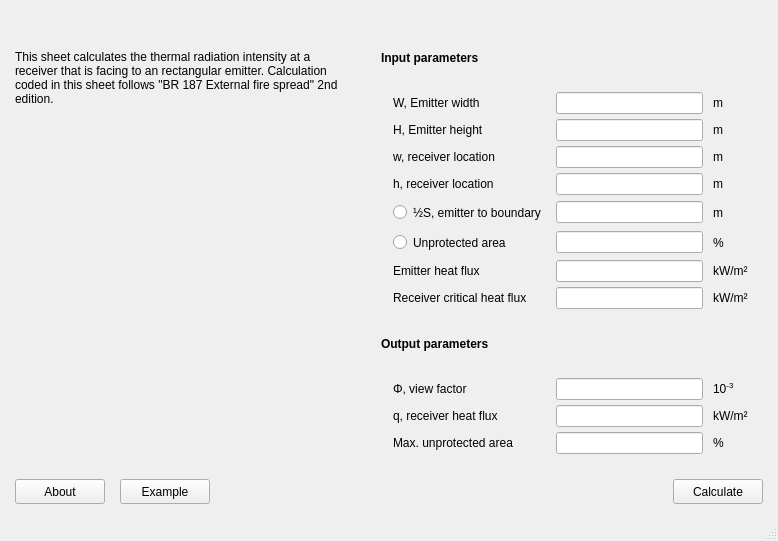
<?xml version="1.0" encoding="UTF-8"?>
<ui version="4.0">
 <class>MainWindow</class>
 <widget class="QMainWindow" name="MainWindow">
  <property name="geometry">
   <rect>
    <x>0</x>
    <y>0</y>
    <width>778</width>
    <height>541</height>
   </rect>
  </property>
  <property name="sizePolicy">
   <sizepolicy hsizetype="Minimum" vsizetype="Minimum">
    <horstretch>0</horstretch>
    <verstretch>0</verstretch>
   </sizepolicy>
  </property>
  <property name="windowTitle">
   <string>MainWindow</string>
  </property>
  <widget class="QWidget" name="centralwidget">
   <layout class="QGridLayout" name="gridLayout_2">
    <property name="leftMargin">
     <number>15</number>
    </property>
    <property name="topMargin">
     <number>15</number>
    </property>
    <property name="rightMargin">
     <number>15</number>
    </property>
    <property name="bottomMargin">
     <number>15</number>
    </property>
    <property name="spacing">
     <number>10</number>
    </property>
    <item row="1" column="0" colspan="2">
     <widget class="QWidget" name="widget_2" native="true">
      <layout class="QHBoxLayout" name="horizontalLayout_3">
       <property name="spacing">
        <number>0</number>
       </property>
       <property name="leftMargin">
        <number>0</number>
       </property>
       <property name="topMargin">
        <number>0</number>
       </property>
       <property name="rightMargin">
        <number>0</number>
       </property>
       <property name="bottomMargin">
        <number>0</number>
       </property>
       <item>
        <widget class="QPushButton" name="pushButton_about">
         <property name="minimumSize">
          <size>
           <width>90</width>
           <height>25</height>
          </size>
         </property>
         <property name="maximumSize">
          <size>
           <width>90</width>
           <height>25</height>
          </size>
         </property>
         <property name="toolTip">
          <string>Generate example input parameters.</string>
         </property>
         <property name="text">
          <string>About</string>
         </property>
        </widget>
       </item>
       <item>
        <spacer name="horizontalSpacer_5">
         <property name="orientation">
          <enum>Qt::Horizontal</enum>
         </property>
         <property name="sizeType">
          <enum>QSizePolicy::Fixed</enum>
         </property>
         <property name="sizeHint" stdset="0">
          <size>
           <width>15</width>
           <height>20</height>
          </size>
         </property>
        </spacer>
       </item>
       <item>
        <widget class="QPushButton" name="pushButton_example">
         <property name="minimumSize">
          <size>
           <width>90</width>
           <height>25</height>
          </size>
         </property>
         <property name="maximumSize">
          <size>
           <width>90</width>
           <height>25</height>
          </size>
         </property>
         <property name="toolTip">
          <string>Generate example input parameters.</string>
         </property>
         <property name="text">
          <string>Example</string>
         </property>
        </widget>
       </item>
       <item>
        <spacer name="horizontalSpacer_3">
         <property name="orientation">
          <enum>Qt::Horizontal</enum>
         </property>
         <property name="sizeHint" stdset="0">
          <size>
           <width>40</width>
           <height>20</height>
          </size>
         </property>
        </spacer>
       </item>
       <item>
        <widget class="QPushButton" name="pushButton_ok">
         <property name="minimumSize">
          <size>
           <width>90</width>
           <height>25</height>
          </size>
         </property>
         <property name="maximumSize">
          <size>
           <width>90</width>
           <height>25</height>
          </size>
         </property>
         <property name="toolTip">
          <string>Calculate or press Enter.</string>
         </property>
         <property name="text">
          <string>Calculate</string>
         </property>
        </widget>
       </item>
      </layout>
     </widget>
    </item>
    <item row="0" column="0">
     <widget class="QWidget" name="widget_page_1" native="true">
      <layout class="QVBoxLayout" name="verticalLayout_2">
       <property name="spacing">
        <number>10</number>
       </property>
       <property name="leftMargin">
        <number>0</number>
       </property>
       <property name="topMargin">
        <number>0</number>
       </property>
       <property name="rightMargin">
        <number>0</number>
       </property>
       <property name="bottomMargin">
        <number>0</number>
       </property>
       <item>
        <spacer name="verticalSpacer_2">
         <property name="orientation">
          <enum>Qt::Vertical</enum>
         </property>
         <property name="sizeHint" stdset="0">
          <size>
           <width>20</width>
           <height>1</height>
          </size>
         </property>
        </spacer>
       </item>
       <item>
        <widget class="QLabel" name="label_description">
         <property name="sizePolicy">
          <sizepolicy hsizetype="Minimum" vsizetype="Preferred">
           <horstretch>0</horstretch>
           <verstretch>0</verstretch>
          </sizepolicy>
         </property>
         <property name="text">
          <string>This sheet calculates the thermal radiation intensity at a receiver that is facing to an rectangular emitter. Calculation coded in this sheet follows &quot;BR 187 External fire spread&quot; 2nd edition.</string>
         </property>
         <property name="wordWrap">
          <bool>true</bool>
         </property>
        </widget>
       </item>
       <item>
        <spacer name="verticalSpacer_4">
         <property name="orientation">
          <enum>Qt::Vertical</enum>
         </property>
         <property name="sizeHint" stdset="0">
          <size>
           <width>20</width>
           <height>1</height>
          </size>
         </property>
        </spacer>
       </item>
       <item>
        <widget class="QLabel" name="label_image_figure">
         <property name="sizePolicy">
          <sizepolicy hsizetype="Minimum" vsizetype="Fixed">
           <horstretch>0</horstretch>
           <verstretch>0</verstretch>
          </sizepolicy>
         </property>
         <property name="minimumSize">
          <size>
           <width>341</width>
           <height>284</height>
          </size>
         </property>
         <property name="maximumSize">
          <size>
           <width>16777215</width>
           <height>271</height>
          </size>
         </property>
         <property name="text">
          <string/>
         </property>
         <property name="pixmap">
          <pixmap>../../images/0401-1.png</pixmap>
         </property>
         <property name="alignment">
          <set>Qt::AlignCenter</set>
         </property>
        </widget>
       </item>
       <item>
        <spacer name="verticalSpacer_3">
         <property name="orientation">
          <enum>Qt::Vertical</enum>
         </property>
         <property name="sizeHint" stdset="0">
          <size>
           <width>20</width>
           <height>1</height>
          </size>
         </property>
        </spacer>
       </item>
      </layout>
     </widget>
    </item>
    <item row="0" column="1">
     <widget class="QFrame" name="frame_userio">
      <layout class="QGridLayout" name="gridLayout">
       <property name="leftMargin">
        <number>15</number>
       </property>
       <property name="topMargin">
        <number>15</number>
       </property>
       <property name="rightMargin">
        <number>15</number>
       </property>
       <property name="bottomMargin">
        <number>15</number>
       </property>
       <property name="horizontalSpacing">
        <number>10</number>
       </property>
       <property name="verticalSpacing">
        <number>5</number>
       </property>
       <item row="13" column="3">
        <widget class="QLabel" name="label_out_S_or_UA_unit">
         <property name="text">
          <string>%</string>
         </property>
        </widget>
       </item>
       <item row="12" column="3">
        <widget class="QLabel" name="label_out_q_unit">
         <property name="text">
          <string>kW/m²</string>
         </property>
        </widget>
       </item>
       <item row="7" column="3">
        <widget class="QLabel" name="label_in_Q_unit">
         <property name="text">
          <string>kW/m²</string>
         </property>
        </widget>
       </item>
       <item row="11" column="1">
        <widget class="QLabel" name="label_out_Phi">
         <property name="text">
          <string>Φ, view factor</string>
         </property>
        </widget>
       </item>
       <item row="3" column="2">
        <widget class="QLineEdit" name="lineEdit_in_w">
         <property name="sizePolicy">
          <sizepolicy hsizetype="MinimumExpanding" vsizetype="Fixed">
           <horstretch>0</horstretch>
           <verstretch>0</verstretch>
          </sizepolicy>
         </property>
         <property name="minimumSize">
          <size>
           <width>50</width>
           <height>0</height>
          </size>
         </property>
         <property name="baseSize">
          <size>
           <width>0</width>
           <height>0</height>
          </size>
         </property>
        </widget>
       </item>
       <item row="4" column="1">
        <widget class="QLabel" name="label_in_h">
         <property name="text">
          <string>h, receiver location</string>
         </property>
        </widget>
       </item>
       <item row="1" column="3">
        <widget class="QLabel" name="label_in_W_unit">
         <property name="text">
          <string>m</string>
         </property>
        </widget>
       </item>
       <item row="2" column="3">
        <widget class="QLabel" name="label_in_H_unit">
         <property name="text">
          <string>m</string>
         </property>
        </widget>
       </item>
       <item row="11" column="2">
        <widget class="QLineEdit" name="lineEdit_out_Phi">
         <property name="sizePolicy">
          <sizepolicy hsizetype="MinimumExpanding" vsizetype="Fixed">
           <horstretch>0</horstretch>
           <verstretch>0</verstretch>
          </sizepolicy>
         </property>
         <property name="minimumSize">
          <size>
           <width>50</width>
           <height>0</height>
          </size>
         </property>
        </widget>
       </item>
       <item row="13" column="2">
        <widget class="QLineEdit" name="lineEdit_out_S_or_UA">
         <property name="sizePolicy">
          <sizepolicy hsizetype="MinimumExpanding" vsizetype="Fixed">
           <horstretch>0</horstretch>
           <verstretch>0</verstretch>
          </sizepolicy>
         </property>
         <property name="minimumSize">
          <size>
           <width>50</width>
           <height>0</height>
          </size>
         </property>
        </widget>
       </item>
       <item row="1" column="0">
        <spacer name="horizontalSpacer">
         <property name="orientation">
          <enum>Qt::Horizontal</enum>
         </property>
         <property name="sizeType">
          <enum>QSizePolicy::Fixed</enum>
         </property>
         <property name="sizeHint" stdset="0">
          <size>
           <width>2</width>
           <height>20</height>
          </size>
         </property>
        </spacer>
       </item>
       <item row="4" column="2">
        <widget class="QLineEdit" name="lineEdit_in_h">
         <property name="sizePolicy">
          <sizepolicy hsizetype="MinimumExpanding" vsizetype="Fixed">
           <horstretch>0</horstretch>
           <verstretch>0</verstretch>
          </sizepolicy>
         </property>
         <property name="minimumSize">
          <size>
           <width>50</width>
           <height>0</height>
          </size>
         </property>
         <property name="baseSize">
          <size>
           <width>0</width>
           <height>0</height>
          </size>
         </property>
        </widget>
       </item>
       <item row="6" column="1">
        <widget class="QRadioButton" name="radioButton_in_UA">
         <property name="sizePolicy">
          <sizepolicy hsizetype="Minimum" vsizetype="Fixed">
           <horstretch>0</horstretch>
           <verstretch>0</verstretch>
          </sizepolicy>
         </property>
         <property name="minimumSize">
          <size>
           <width>50</width>
           <height>25</height>
          </size>
         </property>
         <property name="maximumSize">
          <size>
           <width>16777215</width>
           <height>25</height>
          </size>
         </property>
         <property name="text">
          <string>Unprotected area</string>
         </property>
        </widget>
       </item>
       <item row="0" column="0" colspan="4">
        <widget class="QLabel" name="label_input_parameters">
         <property name="text">
          <string>&lt;b&gt;Input parameters&lt;/b&gt;</string>
         </property>
        </widget>
       </item>
       <item row="8" column="3">
        <widget class="QLabel" name="label_in_Q_crit_unit">
         <property name="text">
          <string>kW/m²</string>
         </property>
        </widget>
       </item>
       <item row="5" column="1">
        <widget class="QRadioButton" name="radioButton_in_S">
         <property name="minimumSize">
          <size>
           <width>0</width>
           <height>25</height>
          </size>
         </property>
         <property name="maximumSize">
          <size>
           <width>16777215</width>
           <height>25</height>
          </size>
         </property>
         <property name="text">
          <string>½S, emitter to boundary</string>
         </property>
        </widget>
       </item>
       <item row="8" column="1">
        <widget class="QLabel" name="label_in_Q_crit">
         <property name="text">
          <string>Receiver critical heat flux</string>
         </property>
        </widget>
       </item>
       <item row="3" column="3">
        <widget class="QLabel" name="label_in_w_unit">
         <property name="text">
          <string>m</string>
         </property>
        </widget>
       </item>
       <item row="12" column="1">
        <widget class="QLabel" name="label_out_q">
         <property name="text">
          <string>q, receiver heat flux</string>
         </property>
        </widget>
       </item>
       <item row="10" column="0" colspan="4">
        <widget class="QLabel" name="label_output_parameters">
         <property name="text">
          <string>&lt;b&gt;Output parameters&lt;/b&gt;</string>
         </property>
        </widget>
       </item>
       <item row="2" column="1">
        <widget class="QLabel" name="label_in_H">
         <property name="text">
          <string>H, Emitter height</string>
         </property>
        </widget>
       </item>
       <item row="9" column="1">
        <spacer name="verticalSpacer">
         <property name="orientation">
          <enum>Qt::Vertical</enum>
         </property>
         <property name="sizeType">
          <enum>QSizePolicy::Fixed</enum>
         </property>
         <property name="sizeHint" stdset="0">
          <size>
           <width>20</width>
           <height>2</height>
          </size>
         </property>
        </spacer>
       </item>
       <item row="5" column="2">
        <widget class="QLineEdit" name="lineEdit_in_S">
         <property name="sizePolicy">
          <sizepolicy hsizetype="MinimumExpanding" vsizetype="Fixed">
           <horstretch>0</horstretch>
           <verstretch>0</verstretch>
          </sizepolicy>
         </property>
         <property name="minimumSize">
          <size>
           <width>50</width>
           <height>0</height>
          </size>
         </property>
         <property name="baseSize">
          <size>
           <width>0</width>
           <height>0</height>
          </size>
         </property>
        </widget>
       </item>
       <item row="3" column="1">
        <widget class="QLabel" name="label_in_w">
         <property name="text">
          <string>w, receiver location</string>
         </property>
        </widget>
       </item>
       <item row="1" column="1">
        <widget class="QLabel" name="label_in_W">
         <property name="text">
          <string>W, Emitter width</string>
         </property>
        </widget>
       </item>
       <item row="7" column="2">
        <widget class="QLineEdit" name="lineEdit_in_Q">
         <property name="sizePolicy">
          <sizepolicy hsizetype="MinimumExpanding" vsizetype="Fixed">
           <horstretch>0</horstretch>
           <verstretch>0</verstretch>
          </sizepolicy>
         </property>
         <property name="minimumSize">
          <size>
           <width>50</width>
           <height>0</height>
          </size>
         </property>
         <property name="baseSize">
          <size>
           <width>0</width>
           <height>0</height>
          </size>
         </property>
        </widget>
       </item>
       <item row="7" column="1">
        <widget class="QLabel" name="label_in_Q">
         <property name="text">
          <string>Emitter heat flux</string>
         </property>
        </widget>
       </item>
       <item row="6" column="2">
        <widget class="QLineEdit" name="lineEdit_in_UA">
         <property name="sizePolicy">
          <sizepolicy hsizetype="MinimumExpanding" vsizetype="Fixed">
           <horstretch>0</horstretch>
           <verstretch>0</verstretch>
          </sizepolicy>
         </property>
         <property name="minimumSize">
          <size>
           <width>50</width>
           <height>0</height>
          </size>
         </property>
         <property name="baseSize">
          <size>
           <width>0</width>
           <height>0</height>
          </size>
         </property>
        </widget>
       </item>
       <item row="2" column="2">
        <widget class="QLineEdit" name="lineEdit_in_H">
         <property name="sizePolicy">
          <sizepolicy hsizetype="MinimumExpanding" vsizetype="Fixed">
           <horstretch>0</horstretch>
           <verstretch>0</verstretch>
          </sizepolicy>
         </property>
         <property name="minimumSize">
          <size>
           <width>50</width>
           <height>0</height>
          </size>
         </property>
         <property name="baseSize">
          <size>
           <width>0</width>
           <height>0</height>
          </size>
         </property>
        </widget>
       </item>
       <item row="12" column="2">
        <widget class="QLineEdit" name="lineEdit_out_q">
         <property name="sizePolicy">
          <sizepolicy hsizetype="MinimumExpanding" vsizetype="Fixed">
           <horstretch>0</horstretch>
           <verstretch>0</verstretch>
          </sizepolicy>
         </property>
         <property name="minimumSize">
          <size>
           <width>50</width>
           <height>0</height>
          </size>
         </property>
        </widget>
       </item>
       <item row="5" column="3">
        <widget class="QLabel" name="label_in_S_unit">
         <property name="text">
          <string>m</string>
         </property>
        </widget>
       </item>
       <item row="6" column="3">
        <widget class="QLabel" name="label_in_UA_unit">
         <property name="text">
          <string>%</string>
         </property>
        </widget>
       </item>
       <item row="13" column="1">
        <widget class="QLabel" name="label_out_S_or_UA">
         <property name="text">
          <string>Max. unprotected area</string>
         </property>
        </widget>
       </item>
       <item row="8" column="2">
        <widget class="QLineEdit" name="lineEdit_in_Q_crit">
         <property name="sizePolicy">
          <sizepolicy hsizetype="MinimumExpanding" vsizetype="Fixed">
           <horstretch>0</horstretch>
           <verstretch>0</verstretch>
          </sizepolicy>
         </property>
         <property name="minimumSize">
          <size>
           <width>50</width>
           <height>0</height>
          </size>
         </property>
        </widget>
       </item>
       <item row="4" column="3">
        <widget class="QLabel" name="label_in_h_unit">
         <property name="text">
          <string>m</string>
         </property>
        </widget>
       </item>
       <item row="11" column="3">
        <widget class="QLabel" name="label">
         <property name="text">
          <string>&lt;html&gt;&lt;head/&gt;&lt;body&gt;&lt;p&gt;10&lt;span style=&quot; vertical-align:super;&quot;&gt;-3&lt;/span&gt;&lt;/p&gt;&lt;/body&gt;&lt;/html&gt;</string>
         </property>
        </widget>
       </item>
       <item row="1" column="2">
        <widget class="QLineEdit" name="lineEdit_in_W">
         <property name="sizePolicy">
          <sizepolicy hsizetype="MinimumExpanding" vsizetype="Fixed">
           <horstretch>0</horstretch>
           <verstretch>0</verstretch>
          </sizepolicy>
         </property>
         <property name="minimumSize">
          <size>
           <width>50</width>
           <height>0</height>
          </size>
         </property>
        </widget>
       </item>
      </layout>
     </widget>
    </item>
   </layout>
  </widget>
  <widget class="QMenuBar" name="menubar">
   <property name="geometry">
    <rect>
     <x>0</x>
     <y>0</y>
     <width>778</width>
     <height>22</height>
    </rect>
   </property>
  </widget>
  <widget class="QStatusBar" name="statusbar"/>
 </widget>
 <tabstops>
  <tabstop>lineEdit_in_H</tabstop>
  <tabstop>lineEdit_in_w</tabstop>
  <tabstop>lineEdit_in_h</tabstop>
  <tabstop>radioButton_in_S</tabstop>
  <tabstop>lineEdit_in_S</tabstop>
  <tabstop>radioButton_in_UA</tabstop>
  <tabstop>lineEdit_in_UA</tabstop>
  <tabstop>lineEdit_in_Q</tabstop>
  <tabstop>lineEdit_in_Q_crit</tabstop>
  <tabstop>lineEdit_out_Phi</tabstop>
  <tabstop>lineEdit_out_q</tabstop>
  <tabstop>lineEdit_out_S_or_UA</tabstop>
  <tabstop>pushButton_ok</tabstop>
  <tabstop>pushButton_about</tabstop>
  <tabstop>pushButton_example</tabstop>
 </tabstops>
 <resources/>
 <connections/>
</ui>
